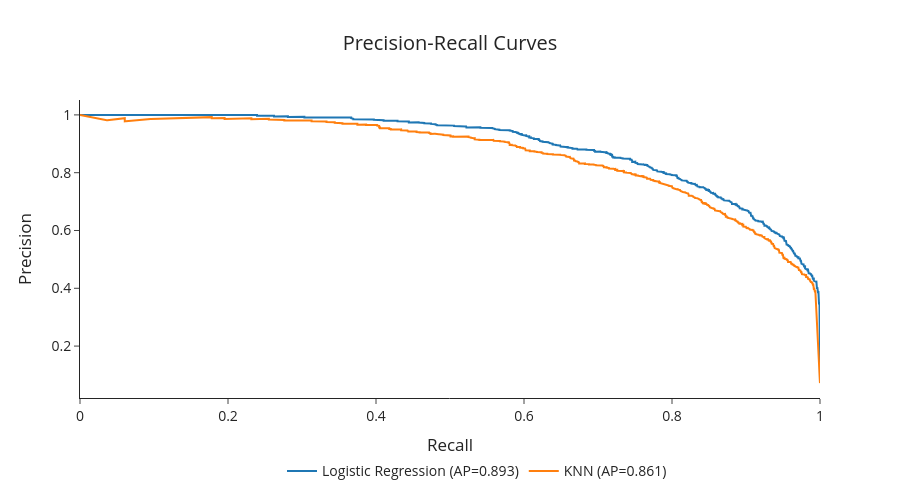

Notebook cell for this chart:
### Code cell
pr_fig = go.Figure()

for model_name in best_models.keys():
    model_results = [r for r in evaluation_results if r['model'] == model_name]
    y_true = np.concatenate([r['y_true'] for r in model_results])
    y_score = np.concatenate([r['y_proba'] for r in model_results])

    precision, recall, _ = precision_recall_curve(y_true, y_score)
    avg_prec = average_precision_score(y_true, y_score)
    pr_fig.add_trace(go.Scatter(
        x=recall, 
        y=precision, 
        mode='lines', 
        name=f'{model_name} (AP={avg_prec:.3f})')
    )

pr_fig.update_layout(
    title={'text':'Precision-Recall Curves', 'x':0.5, 'xanchor':'center'}, 
    xaxis_title='Recall', 
    yaxis_title='Precision', 
    width=900,
    height=500, 
    template='simple_white',
    legend=dict(
        orientation="h",
        yanchor="bottom",
        y=-0.3,
        xanchor="right",
        x=0.8
    ), 
    font=dict(size=14),
)

pr_fig.show()
pr_fig.write_image(f"{path_png}/pr_curves.png", scale=2)

### Figure 1 — Plotly figure (JSON) as saved in the notebook; plotly's stock layout.template omitted (floating-point values rounded to 4 significant figures; data arrays with more than 128 entries replaced by an {"elided": "..."} marker saying what was removed)
{"data": [{"mode": "lines", "name": "Logistic Regression (AP=0.893)", "type": "scatter", "x": {"elided": "19999 float values"}, "y": {"elided": "19999 float values"}}, {"mode": "lines", "name": "KNN (AP=0.861)", "type": "scatter", "x": {"elided": "3879 float values"}, "y": {"elided": "3879 float values"}}], "layout": {"font": {"size": 14}, "height": 500, "legend": {"orientation": "h", "x": 0.8, "xanchor": "right", "y": -0.3, "yanchor": "bottom"}, "title": {"text": "Precision-Recall Curves", "x": 0.5, "xanchor": "center"}, "width": 900, "xaxis": {"title": {"text": "Recall"}}, "yaxis": {"title": {"text": "Precision"}}}}
